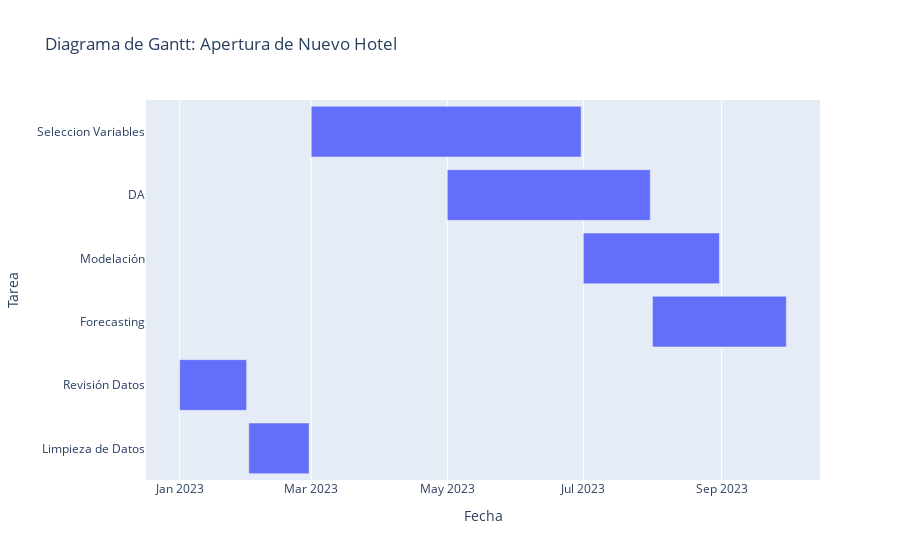

The code cell stored with this chart in its notebook:
### Markdown cell above
- `Plotly`

### Code cell
import pandas as pd
import plotly.express as px

# Crear un DataFrame con las tareas del proyecto y sus fechas
data = {
    'Task': ['Revisión Datos', 'Limpieza de Datos', 'Seleccion Variables', 'DA', 'Modelación', 'Forecasting'],
    'Start': ['2023-01-01', '2023-02-01', '2023-03-01', '2023-05-01', '2023-07-01', '2023-08-01'],
    'Finish': ['2023-01-31', '2023-02-28', '2023-06-30', '2023-07-31', '2023-08-31', '2023-09-30']
}

df = pd.DataFrame(data)

# Convertir las fechas a formato datetime
df['Start'] = pd.to_datetime(df['Start'])
df['Finish'] = pd.to_datetime(df['Finish'])

# Crear el diagrama de Gantt con Plotly
fig = px.timeline(df, x_start='Start', x_end='Finish', y='Task', title='Diagrama de Gantt: Apertura de Nuevo Hotel')
fig.update_yaxes(categoryorder='total ascending')
fig.update_layout(xaxis_title='Fecha', yaxis_title='Tarea', showlegend=False)

# Mostrar el gráfico
fig.show()

### Figure 1 — Plotly figure (JSON) as saved in the notebook; plotly's stock layout.template omitted (floating-point values rounded to 4 significant figures)
{"data": [{"alignmentgroup": "True", "base": ["2023-01-01T00:00:00", "2023-02-01T00:00:00", "2023-03-01T00:00:00", "2023-05-01T00:00:00", "2023-07-01T00:00:00", "2023-08-01T00:00:00"], "hovertemplate": "Start=%{base}<br>Finish=%{x}<br>Task=%{y}<extra></extra>", "legendgroup": "", "marker": {"color": "#636efa", "pattern": {"shape": ""}}, "name": "", "offsetgroup": "", "orientation": "h", "showlegend": false, "textposition": "auto", "type": "bar", "x": [2592000000, 2332800000, 10454400000, 7862400000, 5270400000, 5184000000], "xaxis": "x", "y": ["Revisión Datos", "Limpieza de Datos", "Seleccion Variables", "DA", "Modelación", "Forecasting"], "yaxis": "y"}], "layout": {"barmode": "overlay", "legend": {"tracegroupgap": 0}, "showlegend": false, "title": {"text": "Diagrama de Gantt: Apertura de Nuevo Hotel"}, "xaxis": {"anchor": "y", "domain": [0, 1], "title": {"text": "Fecha"}, "type": "date"}, "yaxis": {"anchor": "x", "categoryorder": "total ascending", "domain": [0, 1], "title": {"text": "Tarea"}}}}
